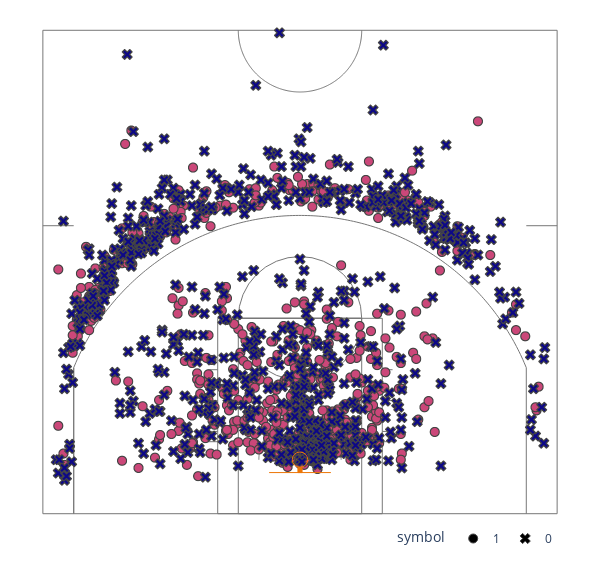

The notebook cell saved with this chart:
### Code cell
xlocs = df_22_23['LOC_X']
ylocs = df_22_23['LOC_Y']
color = df_22_23['SHOT_MADE_FLAG']


fig = px.scatter(x=xlocs, y=ylocs,
                color=color,color_discrete_map= ['green','red'],
                symbol = color,symbol_sequence= ['circle', 'x'])
fig.update_traces(marker=dict(size=9,line=dict(width=1)))
draw_plotly_court(fig)
fig.update_yaxes(visible=False)
fig.update_xaxes(visible = False)
fig.update_layout(coloraxis_showscale=False,legend=dict(orientation='h',yanchor="top",y=0,xanchor="left",x=0.67))
fig.show(config=dict(displayModeBar=False))
